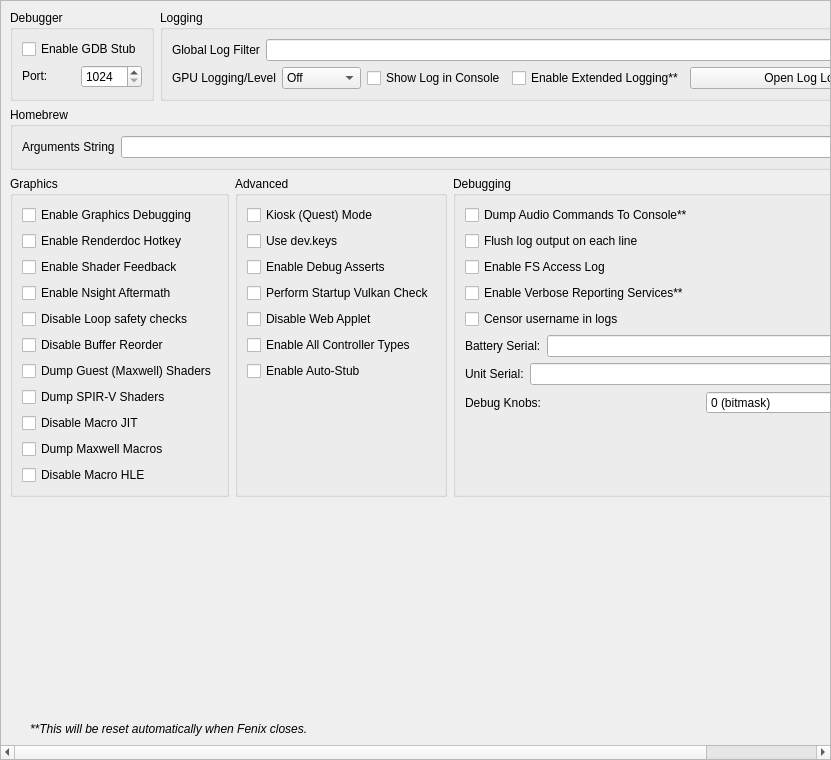
<?xml version="1.0" encoding="UTF-8"?>
<ui version="4.0">
 <class>ConfigureDebug</class>
 <widget class="QScrollArea" name="ConfigureDebug">
  <property name="geometry">
   <rect>
    <x>0</x>
    <y>0</y>
    <width>831</width>
    <height>760</height>
   </rect>
  </property>
  <property name="widgetResizable">
   <bool>true</bool>
  </property>
  <widget class="QWidget" name="widget">
   <property name="geometry">
    <rect>
     <x>0</x>
     <y>0</y>
     <width>829</width>
     <height>758</height>
    </rect>
   </property>
   <layout class="QVBoxLayout" name="verticalLayout_1">
    <item>
     <layout class="QHBoxLayout" name="horizontalLayout">
      <property name="topMargin">
       <number>0</number>
      </property>
      <item>
       <widget class="QGroupBox" name="groupBox">
        <property name="sizePolicy">
         <sizepolicy hsizetype="Preferred" vsizetype="Preferred">
          <horstretch>0</horstretch>
          <verstretch>0</verstretch>
         </sizepolicy>
        </property>
        <property name="title">
         <string>Debugger</string>
        </property>
        <property name="alignment">
         <set>Qt::AlignmentFlag::AlignLeading|Qt::AlignmentFlag::AlignLeft|Qt::AlignmentFlag::AlignTop</set>
        </property>
        <property name="flat">
         <bool>false</bool>
        </property>
        <property name="checkable">
         <bool>false</bool>
        </property>
        <layout class="QVBoxLayout" name="verticalLayout_3">
         <item>
          <widget class="QWidget" name="debug_widget" native="true">
           <property name="sizePolicy">
            <sizepolicy hsizetype="Preferred" vsizetype="Maximum">
             <horstretch>0</horstretch>
             <verstretch>0</verstretch>
            </sizepolicy>
           </property>
           <layout class="QVBoxLayout" name="verticalLayout">
            <property name="sizeConstraint">
             <enum>QLayout::SizeConstraint::SetDefaultConstraint</enum>
            </property>
            <property name="leftMargin">
             <number>0</number>
            </property>
            <property name="topMargin">
             <number>0</number>
            </property>
            <property name="rightMargin">
             <number>0</number>
            </property>
            <property name="bottomMargin">
             <number>0</number>
            </property>
            <item>
             <widget class="QCheckBox" name="toggle_gdbstub">
              <property name="sizePolicy">
               <sizepolicy hsizetype="Maximum" vsizetype="Maximum">
                <horstretch>0</horstretch>
                <verstretch>0</verstretch>
               </sizepolicy>
              </property>
              <property name="text">
               <string>Enable GDB Stub</string>
              </property>
             </widget>
            </item>
            <item>
             <widget class="QWidget" name="horizontalWidget_3" native="true">
              <property name="sizePolicy">
               <sizepolicy hsizetype="Preferred" vsizetype="Maximum">
                <horstretch>0</horstretch>
                <verstretch>0</verstretch>
               </sizepolicy>
              </property>
              <layout class="QHBoxLayout" name="horizontalLayout_3">
               <property name="leftMargin">
                <number>0</number>
               </property>
               <property name="topMargin">
                <number>0</number>
               </property>
               <property name="rightMargin">
                <number>0</number>
               </property>
               <property name="bottomMargin">
                <number>0</number>
               </property>
               <item>
                <widget class="QLabel" name="label_11">
                 <property name="sizePolicy">
                  <sizepolicy hsizetype="Minimum" vsizetype="Maximum">
                   <horstretch>0</horstretch>
                   <verstretch>0</verstretch>
                  </sizepolicy>
                 </property>
                 <property name="text">
                  <string>Port:</string>
                 </property>
                </widget>
               </item>
               <item>
                <widget class="QSpinBox" name="gdbport_spinbox">
                 <property name="sizePolicy">
                  <sizepolicy hsizetype="Preferred" vsizetype="Maximum">
                   <horstretch>0</horstretch>
                   <verstretch>0</verstretch>
                  </sizepolicy>
                 </property>
                 <property name="minimum">
                  <number>1024</number>
                 </property>
                 <property name="maximum">
                  <number>65535</number>
                 </property>
                </widget>
               </item>
              </layout>
             </widget>
            </item>
           </layout>
          </widget>
         </item>
        </layout>
       </widget>
      </item>
      <item>
       <widget class="QGroupBox" name="groupBox_2">
        <property name="sizePolicy">
         <sizepolicy hsizetype="Expanding" vsizetype="Preferred">
          <horstretch>0</horstretch>
          <verstretch>0</verstretch>
         </sizepolicy>
        </property>
        <property name="title">
         <string>Logging</string>
        </property>
        <layout class="QGridLayout" name="gridLayout_1">
         <item row="0" column="0" colspan="4">
          <widget class="QWidget" name="logging_widget" native="true">
           <property name="sizePolicy">
            <sizepolicy hsizetype="Preferred" vsizetype="Maximum">
             <horstretch>0</horstretch>
             <verstretch>0</verstretch>
            </sizepolicy>
           </property>
           <layout class="QHBoxLayout" name="horizontalLayout_1">
            <property name="leftMargin">
             <number>0</number>
            </property>
            <property name="topMargin">
             <number>0</number>
            </property>
            <property name="rightMargin">
             <number>0</number>
            </property>
            <property name="bottomMargin">
             <number>0</number>
            </property>
            <item>
             <widget class="QLabel" name="label_1">
              <property name="sizePolicy">
               <sizepolicy hsizetype="Preferred" vsizetype="Preferred">
                <horstretch>0</horstretch>
                <verstretch>0</verstretch>
               </sizepolicy>
              </property>
              <property name="text">
               <string>Global Log Filter</string>
              </property>
             </widget>
            </item>
            <item>
             <widget class="QLineEdit" name="log_filter_edit"/>
            </item>
           </layout>
          </widget>
         </item>
         <item row="1" column="0">
          <widget class="QWidget" name="gpu_log_level_widget" native="true">
           <property name="sizePolicy">
            <sizepolicy hsizetype="Preferred" vsizetype="Maximum">
             <horstretch>0</horstretch>
             <verstretch>0</verstretch>
            </sizepolicy>
           </property>
           <layout class="QHBoxLayout" name="gpu_log_level_layout">
            <property name="leftMargin">
             <number>0</number>
            </property>
            <property name="topMargin">
             <number>0</number>
            </property>
            <property name="rightMargin">
             <number>0</number>
            </property>
            <property name="bottomMargin">
             <number>0</number>
            </property>
            <item>
             <widget class="QLabel" name="gpu_log_level_label">
              <property name="text">
               <string>GPU Logging/Level</string>
              </property>
             </widget>
            </item>
            <item>
             <widget class="QComboBox" name="gpu_log_level">
              <property name="toolTip">
               <string>Detail level for GPU logs. Off disables logging entirely.</string>
              </property>
              <item>
               <property name="text">
                <string>Off</string>
               </property>
              </item>
              <item>
               <property name="text">
                <string>Errors</string>
               </property>
              </item>
              <item>
               <property name="text">
                <string>Standard</string>
               </property>
              </item>
              <item>
               <property name="text">
                <string>Verbose</string>
               </property>
              </item>
              <item>
               <property name="text">
                <string>All</string>
               </property>
              </item>
             </widget>
            </item>
           </layout>
          </widget>
         </item>
         <item row="1" column="1">
          <widget class="QCheckBox" name="toggle_console">
           <property name="text">
            <string>Show Log in Console</string>
           </property>
          </widget>
         </item>
         <item row="1" column="2">
          <widget class="QCheckBox" name="extended_logging">
           <property name="enabled">
            <bool>true</bool>
           </property>
           <property name="toolTip">
            <string>When checked, the max size of the log increases from 100 MB to 1 GB</string>
           </property>
           <property name="text">
            <string>Enable Extended Logging**</string>
           </property>
          </widget>
         </item>
         <item row="1" column="3">
          <widget class="QPushButton" name="open_log_button">
           <property name="sizePolicy">
            <sizepolicy hsizetype="Expanding" vsizetype="Maximum">
             <horstretch>1</horstretch>
             <verstretch>0</verstretch>
            </sizepolicy>
           </property>
           <property name="minimumSize">
            <size>
             <width>250</width>
             <height>0</height>
            </size>
           </property>
           <property name="text">
            <string>Open Log Location</string>
           </property>
          </widget>
         </item>
        </layout>
       </widget>
      </item>
     </layout>
    </item>
    <item>
     <widget class="QGroupBox" name="groupBox_3">
      <property name="title">
       <string>Homebrew</string>
      </property>
      <layout class="QVBoxLayout" name="verticalLayout_5">
       <item>
        <layout class="QHBoxLayout" name="horizontalLayout_4">
         <item>
          <widget class="QLabel" name="label_3">
           <property name="text">
            <string>Arguments String</string>
           </property>
          </widget>
         </item>
         <item>
          <widget class="QLineEdit" name="homebrew_args_edit"/>
         </item>
        </layout>
       </item>
      </layout>
     </widget>
    </item>
    <item>
     <layout class="QHBoxLayout" name="horizontalLayout_2">
      <item>
       <widget class="QGroupBox" name="groupBox_4">
        <property name="title">
         <string>Graphics</string>
        </property>
        <layout class="QGridLayout" name="gridLayout_2">
         <item row="4" column="0">
          <widget class="QCheckBox" name="disable_loop_safety_checks">
           <property name="toolTip">
            <string>When checked, it executes shaders without loop logic changes</string>
           </property>
           <property name="text">
            <string>Disable Loop safety checks</string>
           </property>
          </widget>
         </item>
         <item row="9" column="0">
          <widget class="QCheckBox" name="dump_macros">
           <property name="enabled">
            <bool>true</bool>
           </property>
           <property name="toolTip">
            <string>When checked, it will dump all the macro programs of the GPU</string>
           </property>
           <property name="text">
            <string>Dump Maxwell Macros</string>
           </property>
          </widget>
         </item>
         <item row="3" column="0">
          <widget class="QCheckBox" name="enable_nsight_aftermath">
           <property name="toolTip">
            <string>When checked, it enables Nsight Aftermath crash dumps</string>
           </property>
           <property name="text">
            <string>Enable Nsight Aftermath</string>
           </property>
          </widget>
         </item>
         <item row="6" column="0">
          <widget class="QCheckBox" name="dump_guest_shaders">
           <property name="enabled">
            <bool>true</bool>
           </property>
           <property name="toolTip">
            <string>When checked, it will dump original Maxwell guest shader bytecode (the input to the recompiler) as .ash files under DumpDir/shaders/. Useful for inspection with nvdisasm.</string>
           </property>
           <property name="text">
            <string>Dump Guest (Maxwell) Shaders</string>
           </property>
          </widget>
         </item>
         <item row="1" column="0">
          <widget class="QCheckBox" name="enable_renderdoc_hotkey">
           <property name="text">
            <string>Enable Renderdoc Hotkey</string>
           </property>
          </widget>
         </item>
         <item row="8" column="0">
          <widget class="QCheckBox" name="disable_macro_jit">
           <property name="enabled">
            <bool>true</bool>
           </property>
           <property name="toolTip">
            <string>When checked, it disables the macro Just In Time compiler. Enabling this makes games run slower</string>
           </property>
           <property name="text">
            <string>Disable Macro JIT</string>
           </property>
          </widget>
         </item>
         <item row="10" column="0">
          <widget class="QCheckBox" name="disable_macro_hle">
           <property name="enabled">
            <bool>true</bool>
           </property>
           <property name="toolTip">
            <string>When checked, it disables the macro HLE functions. Enabling this makes games run slower</string>
           </property>
           <property name="text">
            <string>Disable Macro HLE</string>
           </property>
          </widget>
         </item>
         <item row="0" column="0">
          <widget class="QCheckBox" name="enable_graphics_debugging">
           <property name="enabled">
            <bool>true</bool>
           </property>
           <property name="toolTip">
            <string>When checked, the graphics API enters a slower debugging mode</string>
           </property>
           <property name="text">
            <string>Enable Graphics Debugging</string>
           </property>
          </widget>
         </item>
         <item row="11" column="0">
          <spacer name="verticalSpacer_5">
           <property name="orientation">
            <enum>Qt::Orientation::Vertical</enum>
           </property>
           <property name="sizeType">
            <enum>QSizePolicy::Policy::Preferred</enum>
           </property>
           <property name="sizeHint" stdset="0">
            <size>
             <width>20</width>
             <height>0</height>
            </size>
           </property>
          </spacer>
         </item>
         <item row="2" column="0">
          <widget class="QCheckBox" name="enable_shader_feedback">
           <property name="toolTip">
            <string>When checked, yuzu will log statistics about the compiled pipeline cache</string>
           </property>
           <property name="text">
            <string>Enable Shader Feedback</string>
           </property>
          </widget>
         </item>
         <item row="5" column="0">
          <widget class="QCheckBox" name="disable_buffer_reorder">
           <property name="toolTip">
            <string>&lt;html&gt;&lt;head/&gt;&lt;body&gt;&lt;p&gt;When checked, disables reordering of mapped memory uploads which allows to associate uploads with specific draws. May reduce performance in some cases.&lt;/p&gt;&lt;/body&gt;&lt;/html&gt;</string>
           </property>
           <property name="text">
            <string>Disable Buffer Reorder</string>
           </property>
          </widget>
         </item>
         <item row="7" column="0">
          <widget class="QCheckBox" name="gpu_log_shader_dumps">
           <property name="toolTip">
            <string>When checked, it will dump the recompiler's output SPIR-V binaries (.spv) under LogDir/shaders/. Inspect via SPIRV-Tools (spirv-dis / spirv-cross / spirv-val) or RenderDoc.</string>
           </property>
           <property name="text">
            <string>Dump SPIR-V Shaders</string>
           </property>
          </widget>
         </item>
        </layout>
       </widget>
      </item>
      <item>
       <widget class="QGroupBox" name="groupBox_6">
        <property name="title">
         <string>Advanced</string>
        </property>
        <layout class="QGridLayout" name="gridLayout_4">
         <item row="3" column="0">
          <widget class="QCheckBox" name="perform_vulkan_check">
           <property name="toolTip">
            <string>Enables yuzu to check for a working Vulkan environment when the program starts up. Disable this if this is causing issues with external programs seeing yuzu.</string>
           </property>
           <property name="text">
            <string>Perform Startup Vulkan Check</string>
           </property>
          </widget>
         </item>
         <item row="4" column="0">
          <widget class="QCheckBox" name="disable_web_applet">
           <property name="text">
            <string>Disable Web Applet</string>
           </property>
          </widget>
         </item>
         <item row="5" column="0">
          <widget class="QCheckBox" name="enable_all_controllers">
           <property name="text">
            <string>Enable All Controller Types</string>
           </property>
          </widget>
         </item>
         <item row="6" column="0">
          <widget class="QCheckBox" name="use_auto_stub">
           <property name="text">
            <string>Enable Auto-Stub</string>
           </property>
          </widget>
         </item>
         <item row="0" column="0">
          <widget class="QCheckBox" name="quest_flag">
           <property name="text">
            <string>Kiosk (Quest) Mode</string>
           </property>
          </widget>
         </item>
         <item row="1" column="0">
          <widget class="QCheckBox" name="use_dev_keys">
           <property name="text">
            <string>Use dev.keys</string>
           </property>
          </widget>
         </item>
         <item row="2" column="0">
          <widget class="QCheckBox" name="use_debug_asserts">
           <property name="text">
            <string>Enable Debug Asserts</string>
           </property>
          </widget>
         </item>
         <item row="7" column="0">
          <spacer name="verticalSpacer_4">
           <property name="orientation">
            <enum>Qt::Orientation::Vertical</enum>
           </property>
           <property name="sizeType">
            <enum>QSizePolicy::Policy::Expanding</enum>
           </property>
           <property name="sizeHint" stdset="0">
            <size>
             <width>20</width>
             <height>0</height>
            </size>
           </property>
          </spacer>
         </item>
        </layout>
       </widget>
      </item>
      <item>
       <widget class="QGroupBox" name="groupBox_5">
        <property name="title">
         <string>Debugging</string>
        </property>
        <layout class="QGridLayout" name="gridLayout_3">
         <item row="6" column="0">
          <widget class="QWidget" name="serial_battery_widget" native="true">
           <property name="sizePolicy">
            <sizepolicy hsizetype="Preferred" vsizetype="Maximum">
             <horstretch>0</horstretch>
             <verstretch>0</verstretch>
            </sizepolicy>
           </property>
           <layout class="QHBoxLayout" name="horizontalLayout_11">
            <property name="leftMargin">
             <number>0</number>
            </property>
            <property name="topMargin">
             <number>0</number>
            </property>
            <property name="rightMargin">
             <number>0</number>
            </property>
            <property name="bottomMargin">
             <number>0</number>
            </property>
            <item>
             <widget class="QLabel" name="label_12">
              <property name="sizePolicy">
               <sizepolicy hsizetype="Preferred" vsizetype="Preferred">
                <horstretch>0</horstretch>
                <verstretch>0</verstretch>
               </sizepolicy>
              </property>
              <property name="text">
               <string>Battery Serial:</string>
              </property>
             </widget>
            </item>
            <item>
             <widget class="QLineEdit" name="serial_battery_edit"/>
            </item>
           </layout>
          </widget>
         </item>
         <item row="8" column="0">
          <widget class="QWidget" name="debug_knobs_widget" native="true">
           <property name="sizePolicy">
            <sizepolicy hsizetype="Preferred" vsizetype="Maximum">
             <horstretch>0</horstretch>
             <verstretch>0</verstretch>
            </sizepolicy>
           </property>
           <layout class="QHBoxLayout" name="horizontalLayout_debug_knobs">
            <property name="leftMargin">
             <number>0</number>
            </property>
            <property name="topMargin">
             <number>0</number>
            </property>
            <property name="rightMargin">
             <number>0</number>
            </property>
            <property name="bottomMargin">
             <number>0</number>
            </property>
            <item>
             <widget class="QLabel" name="label_debug_knobs">
              <property name="sizePolicy">
               <sizepolicy hsizetype="Preferred" vsizetype="Preferred">
                <horstretch>0</horstretch>
                <verstretch>0</verstretch>
               </sizepolicy>
              </property>
              <property name="text">
               <string>Debug Knobs:</string>
              </property>
             </widget>
            </item>
            <item>
             <widget class="QSpinBox" name="debug_knobs_spinbox">
              <property name="minimum">
               <number>0</number>
              </property>
              <property name="maximum">
               <number>65535</number>
              </property>
              <property name="toolTip">
               <string>Bitmask for quick development toggles</string>
              </property>
              <property name="statusTip">
               <string>Set debug knobs (bitmask)</string>
              </property>
              <property name="whatsThis">
               <string>16-bit debug knob set for quick development toggles</string>
              </property>
              <property name="suffix">
               <string> (bitmask)</string>
              </property>
             </widget>
            </item>
           </layout>
          </widget>
         </item>
         <item row="7" column="0">
          <widget class="QWidget" name="serial_board_widget" native="true">
           <property name="sizePolicy">
            <sizepolicy hsizetype="Preferred" vsizetype="Maximum">
             <horstretch>0</horstretch>
             <verstretch>0</verstretch>
            </sizepolicy>
           </property>
           <layout class="QHBoxLayout" name="horizontalLayout_12">
            <property name="leftMargin">
             <number>0</number>
            </property>
            <property name="topMargin">
             <number>0</number>
            </property>
            <property name="rightMargin">
             <number>0</number>
            </property>
            <property name="bottomMargin">
             <number>0</number>
            </property>
            <item>
             <widget class="QLabel" name="label_13">
              <property name="sizePolicy">
               <sizepolicy hsizetype="Preferred" vsizetype="Preferred">
                <horstretch>0</horstretch>
                <verstretch>0</verstretch>
               </sizepolicy>
              </property>
              <property name="text">
               <string>Unit Serial:</string>
              </property>
             </widget>
            </item>
            <item>
             <widget class="QLineEdit" name="serial_board_edit"/>
            </item>
           </layout>
          </widget>
         </item>
         <item row="20" column="0">
          <spacer name="verticalSpacer_3">
           <property name="orientation">
            <enum>Qt::Orientation::Vertical</enum>
           </property>
           <property name="sizeType">
            <enum>QSizePolicy::Policy::Expanding</enum>
           </property>
           <property name="sizeHint" stdset="0">
            <size>
             <width>20</width>
             <height>0</height>
            </size>
           </property>
          </spacer>
         </item>
         <item row="1" column="0">
          <widget class="QCheckBox" name="dump_audio_commands">
           <property name="toolTip">
            <string>Enable this to output the latest generated audio command list to the console. Only affects games using the audio renderer.</string>
           </property>
           <property name="text">
            <string>Dump Audio Commands To Console**</string>
           </property>
          </widget>
         </item>
         <item row="2" column="0">
          <widget class="QCheckBox" name="flush_line">
           <property name="text">
            <string>Flush log output on each line</string>
           </property>
          </widget>
         </item>
         <item row="3" column="0">
          <widget class="QCheckBox" name="fs_access_log">
           <property name="text">
            <string>Enable FS Access Log</string>
           </property>
          </widget>
         </item>
         <item row="4" column="0">
          <widget class="QCheckBox" name="reporting_services">
           <property name="text">
            <string>Enable Verbose Reporting Services**</string>
           </property>
          </widget>
         </item>
         <item row="5" column="0">
          <widget class="QCheckBox" name="censor_username">
           <property name="text">
            <string>Censor username in logs</string>
           </property>
          </widget>
         </item>
        </layout>
       </widget>
      </item>
     </layout>
    </item>
    <item>
     <spacer name="verticalSpacer">
      <property name="orientation">
       <enum>Qt::Orientation::Vertical</enum>
      </property>
      <property name="sizeHint" stdset="0">
       <size>
        <width>20</width>
        <height>0</height>
       </size>
      </property>
     </spacer>
    </item>
    <item>
     <widget class="QLabel" name="label_5">
      <property name="sizePolicy">
       <sizepolicy hsizetype="Expanding" vsizetype="Preferred">
        <horstretch>0</horstretch>
        <verstretch>0</verstretch>
       </sizepolicy>
      </property>
      <property name="font">
       <font>
        <italic>true</italic>
       </font>
      </property>
      <property name="text">
    <string>**This will be reset automatically when Fenix closes.</string>
      </property>
      <property name="indent">
       <number>20</number>
      </property>
     </widget>
    </item>
   </layout>
  </widget>
 </widget>
 <tabstops>
  <tabstop>log_filter_edit</tabstop>
  <tabstop>toggle_console</tabstop>
  <tabstop>extended_logging</tabstop>
  <tabstop>open_log_button</tabstop>
  <tabstop>homebrew_args_edit</tabstop>
  <tabstop>enable_graphics_debugging</tabstop>
  <tabstop>enable_shader_feedback</tabstop>
  <tabstop>enable_nsight_aftermath</tabstop>
  <tabstop>fs_access_log</tabstop>
  <tabstop>reporting_services</tabstop>
  <tabstop>quest_flag</tabstop>
  <tabstop>use_debug_asserts</tabstop>
 </tabstops>
 <resources/>
 <connections/>
</ui>
